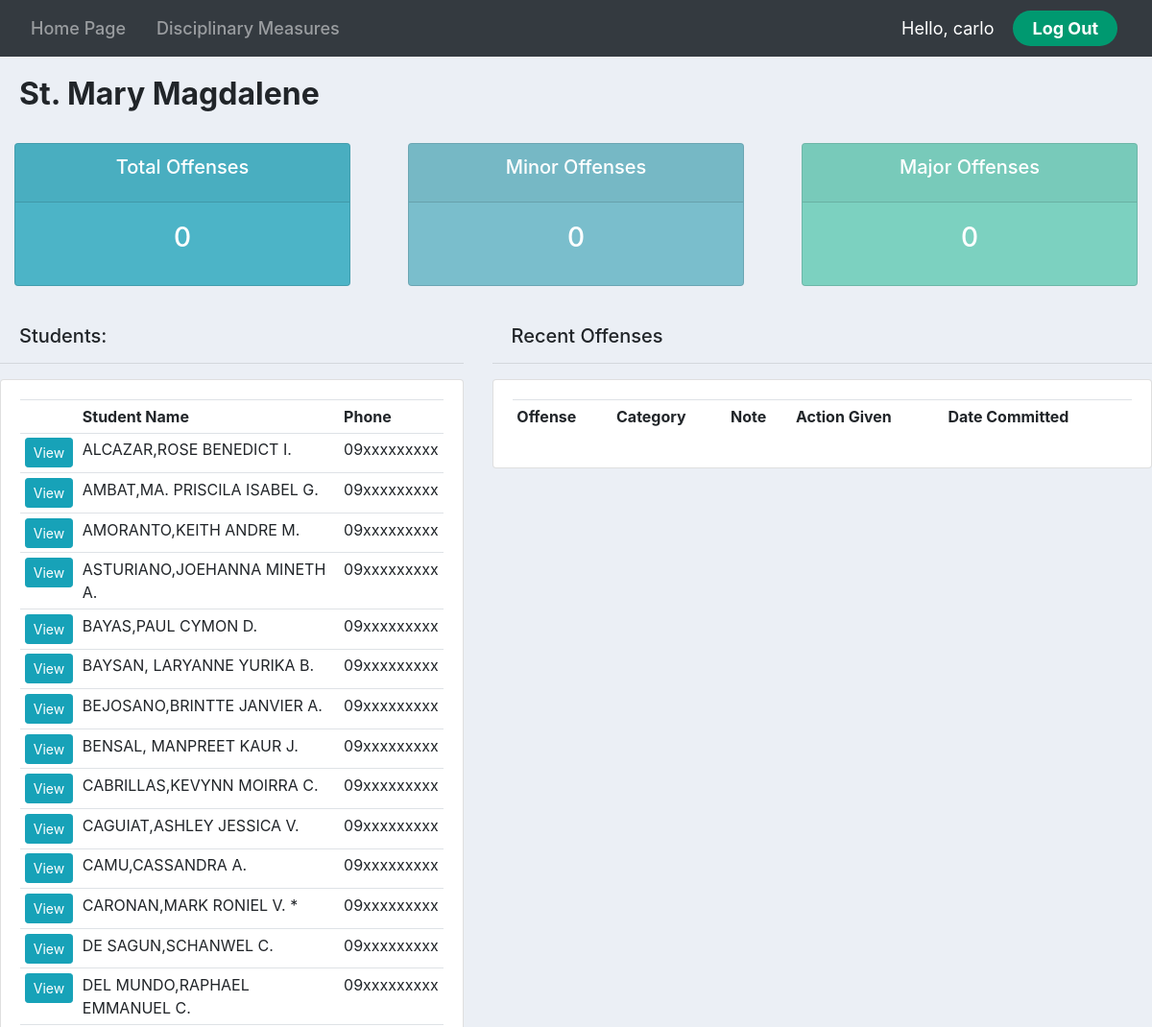
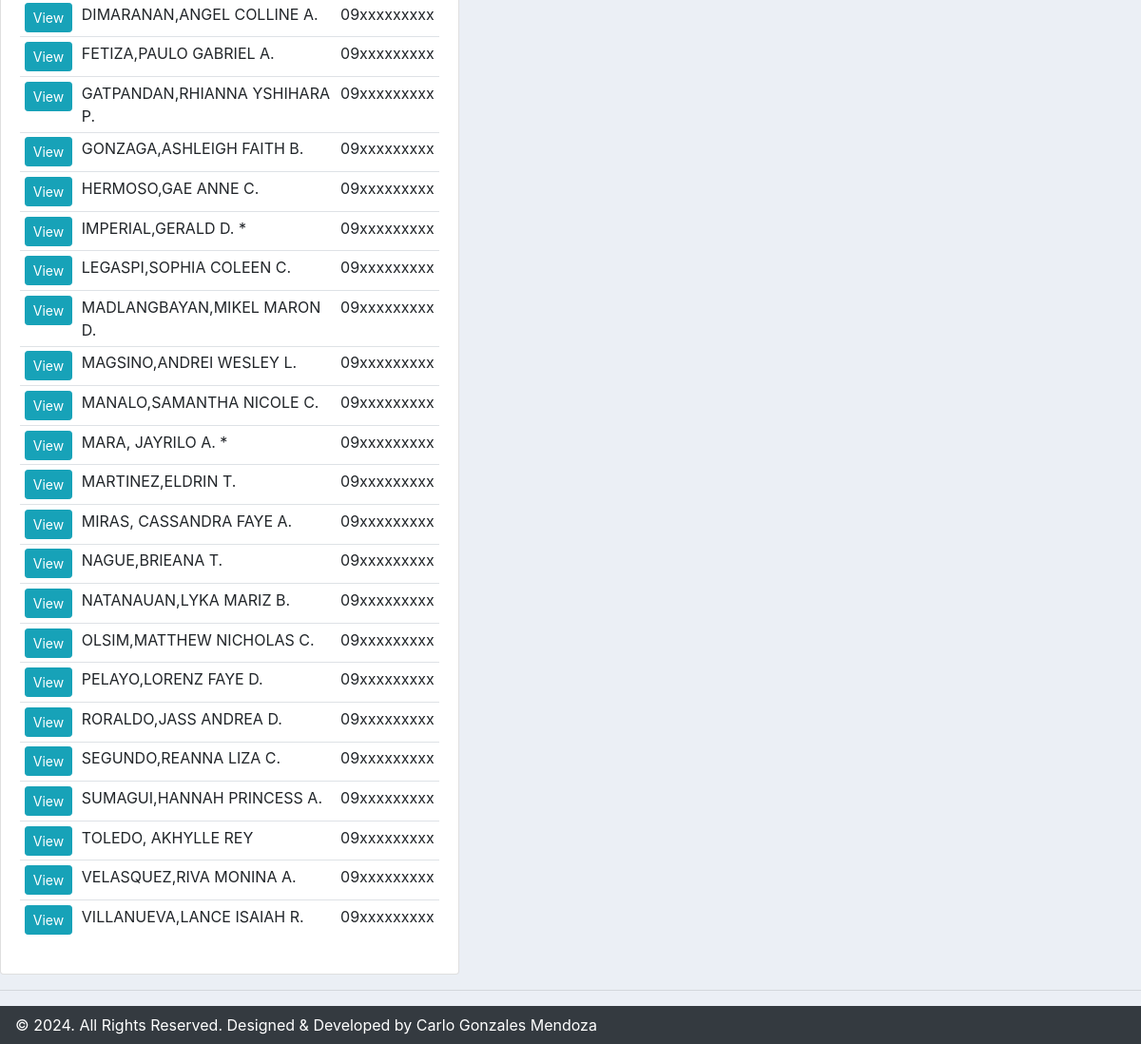
/homepage/mary/ (signed in), run on the app's committed database (2 pictures, top to bottom).
### accounts/models.py (models this page shows, shortened)
class MaryStudent(models.Model):
    name = models.CharField(max_length=200, null=True)
    phone = models.CharField(max_length=200, null=True)
    email = models.CharField(max_length=200, null=True)
    guardian = models.CharField(max_length=200, null=True)
    date_created = models.DateTimeField(auto_now_add=True, null=True)

### accounts/views.py (the view)
# urls.py: path('homepage/mary/', views.mary, name='mary'),
@login_required(login_url='login')
def mary(request):
    maryoffenses = MaryOffense.objects.all()
    marystudents = MaryStudent.objects.all()
    total_students = marystudents.count()
    total_offenses = maryoffenses.count()
    minor = maryoffenses.filter(category='Minor').count()
    major = maryoffenses.filter(category='Major').count()
    context = {'offenses' :maryoffenses, 'students': marystudents,
    'total_offenses': total_offenses, 'minor': minor, 'major': major,}
    return render(request, 'accounts/mary.html', context)

### accounts/templates/accounts/mary.html (shortened to what this page needs)
{% extends 'accounts/main.html' %}
{% block content %}
<h2 class="section">St. Mary Magdalene</h2>
{% include 'accounts/status.html' %}
<br>
<div class="row">
    <div class="col-md-5">
        <h5 id="title">Students:</h5>
        <hr>
        <div class="card card-body">
            <table class="table table-sm">
                <tr>
                    <th></th>
                    <th>Student Name</th>
                    <th>Phone</th>
                </tr>
                {% for student in students %}
                <tr>
                    <td><a class="btn btn-sm btn-info" href="{% url 'maryprofile' student.id %}">View</a></td>
                    <td>{{student.name}}</td>
                    <td>{{student.phone}}</td>
                </tr>
                {% endfor %}
            </table>
        </div>
    </div>
    <div class="col-md-7">
        <h5 id="title">Recent Offenses</h5>
        <hr>
        <div class="card card-body">
        <table class="table table-sm">
            <tr>
                <th>Offense</th>
                <th>Category</th>
                <th>Note</th>
                <th>Action Given</th>
                <th>Date Committed</th>
            </tr>
        </table>
    </div>
</div>
</div>
{% endblock %}

### accounts/templates/accounts/navbar.html (shortened to what this page needs)
{% load static %}
<nav class="navbar navbar-expand-lg navbar-dark bg-dark">
    <div class="collapse navbar-collapse" id="navbarNav">
      <ul class="navbar-nav justify-content-center flex-grow-1 pe-3">
        <li class="nav-item">
          <a class="nav-link mx-lg-2" href="{% url 'homepage' %}">Home Page</a>
        </li>
        <li class="nav-item">
          <a class="nav-link mx-lg-2" href="{% url 'products' %}">Disciplinary Measures</a>
        </li>
      </ul>
    </div>
    <span class="hello-msg">Hello, {{request.user}}</span>
    <span ><a class="hello-log" href="{% url 'logout' %}">Log Out</a></span>
  </nav>

### static/css/main.css (style rules this page uses)
body { background-color: #ebeff5; }

### accounts/templates/accounts/navbar.html (style rules this page uses)
.hello-msg { font-size: 18px; color: #fff; margin-right: 20px; }
.hello-log { margin-right: 20px; background-color: #009970; color: #fff; font-size: 18px; padding: 8px 20px; border-radius: 50px; text-decoration: none; transition: 0.3s; font-weight: 700; }
.nav-link { font-size: 18px; color: #ffffff; font-weight: 500; position: relative; }
.nav-link::before { content: ""; position: absolute; bottom: 0; left: 50%; transform: translateX(-50%); width: 0%; height: 2px; background-color: #009970; visibility: hidden; transition: 0.3s ease-in-out; }

### accounts/templates/accounts/mary.html (style rules this page uses)
#title { margin-left: 20px; }
.section { font-weight: bolder; margin-top: 20px; margin-left: 20px; }

### data on the page
MaryStudent: name "ALCAZAR,ROSE BENEDICT I.", phone "09xxxxxxxxx"
MaryStudent: name "AMBAT,MA. PRISCILA ISABEL G.", phone "09xxxxxxxxx"
MaryStudent: name "AMORANTO,KEITH ANDRE M.", phone "09xxxxxxxxx"
MaryStudent: name "ASTURIANO,JOEHANNA MINETH A.", phone "09xxxxxxxxx"
MaryStudent: name "BAYAS,PAUL CYMON D.", phone "09xxxxxxxxx"
MaryStudent: name "BAYSAN, LARYANNE YURIKA B.", phone "09xxxxxxxxx"
MaryStudent: name "BEJOSANO,BRINTTE JANVIER A.", phone "09xxxxxxxxx"
MaryStudent: name "BENSAL, MANPREET KAUR J.", phone "09xxxxxxxxx"
MaryStudent: name "CABRILLAS,KEVYNN MOIRRA C.", phone "09xxxxxxxxx"
MaryStudent: name "CAGUIAT,ASHLEY JESSICA V.", phone "09xxxxxxxxx"
MaryStudent: name "CAMU,CASSANDRA A.", phone "09xxxxxxxxx"
MaryStudent: name "CARONAN,MARK RONIEL V. *", phone "09xxxxxxxxx"
MaryStudent: name "DE SAGUN,SCHANWEL C.", phone "09xxxxxxxxx"
MaryStudent: name "DEL MUNDO,RAPHAEL EMMANUEL C.", phone "09xxxxxxxxx"
MaryStudent: name "DIMARANAN,ANGEL COLLINE A.", phone "09xxxxxxxxx"
MaryStudent: name "FETIZA,PAULO GABRIEL A.", phone "09xxxxxxxxx"
MaryStudent: name "GATPANDAN,RHIANNA YSHIHARA P.", phone "09xxxxxxxxx"
MaryStudent: name "GONZAGA,ASHLEIGH FAITH B.", phone "09xxxxxxxxx"
MaryStudent: name "HERMOSO,GAE ANNE C.", phone "09xxxxxxxxx"
MaryStudent: name "IMPERIAL,GERALD D. *", phone "09xxxxxxxxx"
MaryStudent: name "LEGASPI,SOPHIA COLEEN C.", phone "09xxxxxxxxx"
MaryStudent: name "MADLANGBAYAN,MIKEL MARON D.", phone "09xxxxxxxxx"
MaryStudent: name "MAGSINO,ANDREI WESLEY L.", phone "09xxxxxxxxx"
MaryStudent: name "MANALO,SAMANTHA NICOLE C.", phone "09xxxxxxxxx"
MaryStudent: name "MARA, JAYRILO A. *", phone "09xxxxxxxxx"
MaryStudent: name "MARTINEZ,ELDRIN T.", phone "09xxxxxxxxx"
MaryStudent: name "MIRAS, CASSANDRA FAYE A.", phone "09xxxxxxxxx"
MaryStudent: name "NAGUE,BRIEANA T.", phone "09xxxxxxxxx"
MaryStudent: name "NATANAUAN,LYKA MARIZ B.", phone "09xxxxxxxxx"
MaryStudent: name "OLSIM,MATTHEW NICHOLAS C.", phone "09xxxxxxxxx"
MaryStudent: name "PELAYO,LORENZ FAYE D.", phone "09xxxxxxxxx"
MaryStudent: name "RORALDO,JASS ANDREA D.", phone "09xxxxxxxxx"
MaryStudent: name "SEGUNDO,REANNA LIZA C.", phone "09xxxxxxxxx"
MaryStudent: name "SUMAGUI,HANNAH PRINCESS A.", phone "09xxxxxxxxx"
MaryStudent: name "TOLEDO, AKHYLLE REY", phone "09xxxxxxxxx"
MaryStudent: name "VELASQUEZ,RIVA MONINA A.", phone "09xxxxxxxxx"
MaryStudent: name "VILLANUEVA,LANCE ISAIAH R.", phone "09xxxxxxxxx"

### other printed values
{{ request.user }} "carlo"
{{ total_offenses }} "0"
{{ minor }} "0"
{{ major }} "0"
